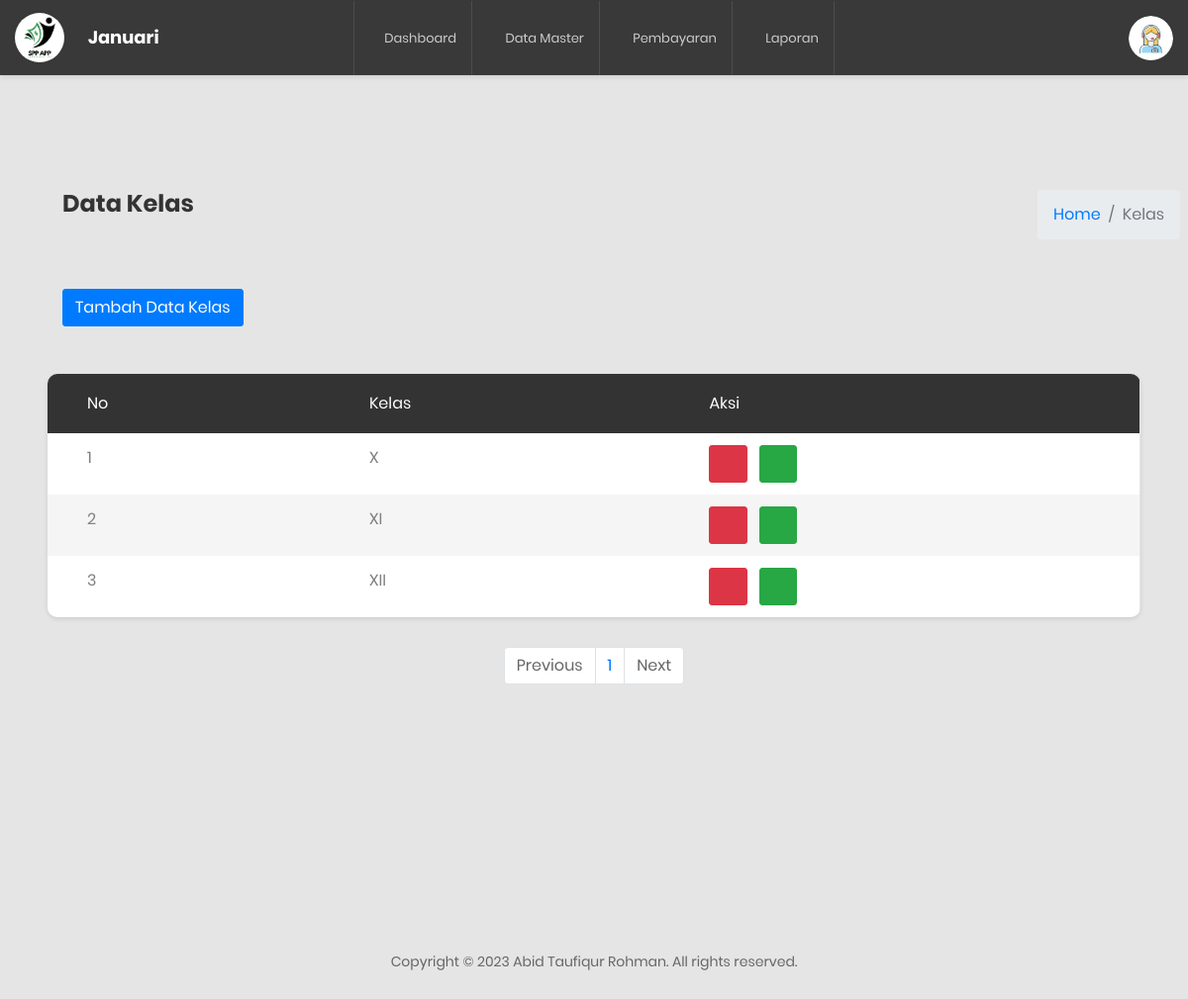
The app's page /admin/index.php?m=kelas (signed in) with its own data.
### tables this page shows
CREATE TABLE `tb_kelas` (
  `id` int(11) NOT NULL,
  `kelas` text NOT NULL,
  `tstamp` text NOT NULL,
  `admin` text NOT NULL
);

### admin/modul/kelas/paging.php (the view, shortened to what this page needs)
<?php
$koneksi = mysqli_connect('localhost', 'root', '', 'spp_zibran');
    $batas = 5;
$halaman = isset($_GET['halaman']) ? (int)$_GET['halaman'] : 1;
$halaman_awal = ($halaman>1) ? ($halaman * $batas) - $batas : 0;
if (isset($_POST['go'])) {
  $cari = $_POST['cari'];
  $siswa = mysqli_query($koneksi, "SELECT * FROM tb_kelas WHERE nama LIKE '%".$cari."%'");
}else{
  $siswa = mysqli_query($koneksi, "SELECT * FROM tb_kelas LIMIT $halaman_awal, $batas");
}
foreach ($siswa as $pro):
  ?>
<tr>
                              <td><?= $no++;  ?></td>
                              <td><?=  $pro['kelas'];?></td>
                                                        <td><button class="btn btn-danger" data-toggle="modal" data-target="#hapus_karyawan<?=$pro['id'];?>"><i class="fa fa-trash"></i></button>
            <button type="button" class="btn btn-success ml-2" data-toggle="modal" data-target="#editadmin<?=$pro['id'];?>">
            <i class="fa fa-pencil-square-o fa-1x" aria-hidden="true"></i>
            </button>
                          </td>
                              </tr>
                              <?php endforeach; ?>

### admin/comp/header.php (shortened to what this page needs)
<?php require 'fungsi/fungsi.php'; ?>
    <?php foreach (summon_admin() as $adm): ?>
<!DOCTYPE html>
<html lang="en">
<head>
    <link href="<?=url()?>css/font-face.css" rel="stylesheet" media="all">
    <link href="<?=url()?>vendor/font-awesome-4.7/css/font-awesome.min.css" rel="stylesheet" media="all">
    <link href="<?=url()?>vendor/font-awesome-5/css/fontawesome-all.min.css" rel="stylesheet" media="all">
    <link href="<?=url()?>vendor/mdi-font/css/material-design-iconic-font.min.css" rel="stylesheet" media="all">
    <link href="<?=url()?>vendor/bootstrap-4.1/bootstrap.min.css" rel="stylesheet" media="all">
    <link href="<?=url()?>vendor/animsition/animsition.min.css" rel="stylesheet" media="all">
    <link href="<?=url()?>vendor/bootstrap-progressbar/bootstrap-progressbar-3.3.4.min.css" rel="stylesheet" media="all">
    <link href="<?=url()?>vendor/wow/animate.css" rel="stylesheet" media="all">
    <link href="<?=url()?>vendor/css-hamburgers/hamburgers.min.css" rel="stylesheet" media="all">
    <link href="<?=url()?>vendor/slick/slick.css" rel="stylesheet" media="all">
    <link href="<?=url()?>vendor/select2/select2.min.css" rel="stylesheet" media="all">
    <link href="<?=url()?>vendor/perfect-scrollbar/perfect-scrollbar.css" rel="stylesheet" media="all">
    <link href="<?=url()?>css/theme.css" rel="stylesheet" media="all">
</head>
<body class="animsition">
    <div class="page-wrapper">
        <header class="header-desktop3 d-none d-lg-block">
            <div class="section__content section__content--p35">
                <div class="header3-wrap">
                    <div class="header__logo">
                        <div class="img-cir">
                             <a href="#">
                            <?= gambar("icon_spp.png", "50") ?>
                        </a>
                        </div>
                       <h1 class="ml-4" style="color: green;"><?=bulan_sekarang("white")?></h1>
                    </div>
                    <div class="header__navbar">
                        <ul class="list-unstyled">
                            <li class="has-sub">
                                <a href="index.php">
                                    <i class="fas fa-tachometer-alt"></i>Dashboard
                                </a>
                            </li>
                            <li class="has-sub">
                                <a href="#">
                                    <i class="fa fa-compass" aria-hidden="true"></i>
                                    <span class="bot-line"></span>Data Master</a>
                            </li>
                            <li class="has-sub">
                                <a href="?m=bayar">
                                    <i class="fa fa-credit-card" aria-hidden="true"></i>
                                    <span class="bot-line"></span>Pembayaran</a>
                            </li>
                            <li class="has-sub">
                                <a href="#">
                                  <i class="fa fa-book" aria-hidden="true"></i>
                                    <span class="bot-line"></span>Laporan</a>
                            </li>
                        </ul>
                    </div>
                    <div class="header__tool">
                        <div class="account-wrap">
                            <div class="account-item account-item--style2 clearfix js-item-menu">
                                <div class="image">
                                    <div class="img-cir">
                                                   <?=gambar("iconadmin.jpg", "64");?>
                                               </div>
                                </div>
                            </div>
                        </div>
                    </div>
                </div>
            </div>
        </header>
  <?php endforeach; ?>

### admin/fungsi/fungsi.php (shortened to what this page needs)
<?php
$koneksi = mysqli_connect('localhost','root','','spp_zibran');
function summon_admin()
{
	global $koneksi;
	$id = $_SESSION['idsppapp'];
	return mysqli_query($koneksi, "SELECT * FROM admin WHERE id='$id'");
}
function bulan_sekarang($colorc)
{
	 $bulan = date("m");
	 if ($bulan==1) {
	 	echo '<h4 style="color: '.$colorc.';">Januari</h4>';
	 }else if ($bulan==2) {
	 	echo '<h4 style="color: '.$colorc.';">Febuari</h4>';
	 }elseif ($bulan==3) {
	 	echo '<h4 style="color: '.$colorc.';">Maret</h4>';
	 }elseif ($bulan==4) {
	 	echo '<h4 style="color: '.$colorc.';">April</h4>';
	 }elseif ($bulan==5) {
	 	echo '<h4 style="color: '.$colorc.';">Mei</h4>';
	 }elseif ($bulan==6) {
	 	echo '<h4 style="color: '.$colorc.';">Juni</h4>';
	 }elseif ($bulan==7) {
	 	echo '<h4 style="color: '.$colorc.';">Juli</h4>';
	 }elseif ($bulan==8) {
	 	echo '<h4 style="color: '.$colorc.';">Agustus</h4>';
	 }elseif ($bulan==9) {
	 	echo '<h4 style="color: '.$colorc.';">September</h4>';
	 }elseif ($bulan==10) {
	 	echo '<h4 style="color: '.$colorc.';">Oktober</h4>';
	 }elseif ($bulan==11) {
	 	echo '<h4 style="color: '.$colorc.';">November</h4>';
	 }elseif ($bulan==12) {
	 	echo '<h4 style="color: '.$colorc.';">Desember</h4>';
	 }
}
function gambar($img, $size)
{
	echo '<img src="//localhost/spp-app/assets/images/'.$img.'" width="'.$size.'">';
}
function url()
{
	return $url = "//localhost/spp-app/assets/";
}
 ?>

### records on screen
tb_kelas: kelas "X"
tb_kelas: kelas "XI"
tb_kelas: kelas "XII"
